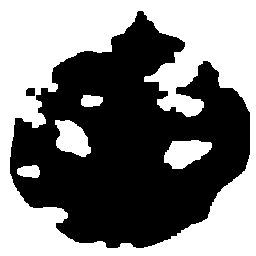
#> input picture mark/chk2/mask_background.png, 256 x 256 px, found by its file name
$ python spots.py
#> lines starting #> are read from the running program, lines starting #| are printed output that depends on the picture; after the words box and inside, x2 and y2 are one past the last pixel; in counts of white or black regions, pixels touching at a corner belong together
import cv2
import numpy as np


# Load the image and convert it to HSV color space
image1 = cv2.imread("mark/chk2/mask_background.png")
#> image1 is the input picture: shape (256, 256, 3); 48.9% white; 5 white regions, box (x1, y1, x2, y2) and area: (0, 0, 256, 256) 29710, (164, 140, 212, 169) 946, (55, 120, 91, 157) 905, (17, 165, 40, 178) 236, (81, 95, 103, 107) 219
image2 = cv2.imread("mark/chk3/mask_background.png")
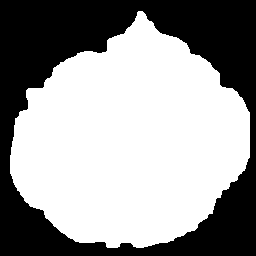
#> input picture mark/chk3/mask_background.png, 256 x 256 px, found by its file name
#> image2 is the input picture: shape (256, 256, 3); 60% white; 1 black region, box (x1, y1, x2, y2) and area: (0, 0, 256, 256) 26198

# Invert the mask to capture everything except the pink area
mask_background = cv2.bitwise_and(image1, image2)
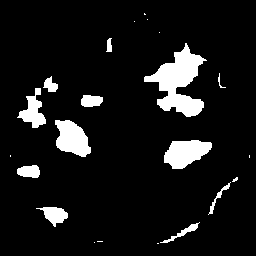
#> mask_background: shape (256, 256, 3); 8.9% white; 22 white regions (10 under 20 px), largest, box (x1, y1, x2, y2) and area: (144, 43, 207, 117) 2091, (164, 140, 212, 169) 946, (55, 120, 91, 157) 905

# Convert to grayscale (if not already grayscale)
gray_mask = cv2.cvtColor(mask_background, cv2.COLOR_BGR2GRAY)

# Threshold the image to make sure we have only black and white
_, binary_mask = cv2.threshold(gray_mask, 127, 255, cv2.THRESH_BINARY)

# Calculate the total number of pixels
total_pixels = binary_mask.size
#> total_pixels = 65536

# Count the number of white pixels
white_pixels = np.sum(binary_mask == 255)
#> white_pixels = 5818

# Count the number of black pixels in the binary mask (0 intensity)
black_pixels = np.sum(binary_mask == 0)
#> black_pixels = 59718

print(f"Total black pixels in image1: {black_pixels}")
#| Total black pixels in image1: 59718
print(f"Total white pixels in image1: {white_pixels}")
#| Total white pixels in image1: 5818
# Calculate the percentage of white pixels
percentage_white = (white_pixels / total_pixels) * 100
#> percentage_white = 8.88

# Calculate the percentage of black pixels
percentage_black = (black_pixels / total_pixels) * 100
#> percentage_black = 91.12

# Print the results
print(f"Percentage of white pixels: {percentage_white:.2f}%")
#| Percentage of white pixels: 8.88%
print(f"Percentage of black pixels: {percentage_black:.2f}%")
#| Percentage of black pixels: 91.12%

# Optionally save the mask
cv2.imwrite("mark/chk4/result.png", mask_background)

# Count black pixels in image1 and image2 (before any processing)
# Convert both images to grayscale
gray_image1 = cv2.cvtColor(image1, cv2.COLOR_BGR2GRAY)
gray_image2 = cv2.cvtColor(image2, cv2.COLOR_BGR2GRAY)

# Threshold the images to get black and white
_, binary_image1 = cv2.threshold(gray_image1, 127, 255, cv2.THRESH_BINARY)
_, binary_image2 = cv2.threshold(gray_image2, 127, 255, cv2.THRESH_BINARY)

# Count the black pixels in image1 and image2
black_pixels_image1 = np.sum(binary_image1 == 0)
#> black_pixels_image1 = 33520
black_pixels_image2 = np.sum(binary_image2 == 0)
#> black_pixels_image2 = 26198

white_pixels_image2 = np.sum(binary_image2 == 255)
#> white_pixels_image2 = 39338

# Print the total number of black pixels in image1 and image2
print(f"Total black pixels in image1: {black_pixels_image1}")
#| Total black pixels in image1: 33520
print(f"Total black pixels in image2: {black_pixels_image2}")
#| Total black pixels in image2: 26198
print(f"Total white pixels in image2: {white_pixels_image2}")
#| Total white pixels in image2: 39338
